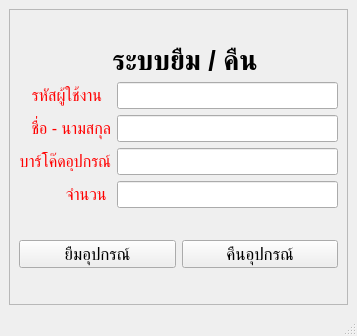
<?xml version="1.0" encoding="UTF-8"?>
<ui version="4.0">
 <class>MainWindow</class>
 <widget class="QMainWindow" name="MainWindow">
  <property name="geometry">
   <rect>
    <x>0</x>
    <y>0</y>
    <width>357</width>
    <height>336</height>
   </rect>
  </property>
  <property name="windowTitle">
   <string>MainWindow</string>
  </property>
  <widget class="QWidget" name="centralwidget">
   <layout class="QGridLayout" name="gridLayout_4">
    <item row="0" column="0">
     <widget class="QFrame" name="frame">
      <property name="frameShape">
       <enum>QFrame::StyledPanel</enum>
      </property>
      <property name="frameShadow">
       <enum>QFrame::Raised</enum>
      </property>
      <layout class="QGridLayout" name="gridLayout_2">
       <item row="0" column="0">
        <layout class="QGridLayout" name="gridLayout">
         <item row="2" column="0">
          <widget class="QLabel" name="label_3">
           <property name="sizePolicy">
            <sizepolicy hsizetype="Fixed" vsizetype="Preferred">
             <horstretch>0</horstretch>
             <verstretch>0</verstretch>
            </sizepolicy>
           </property>
           <property name="font">
            <font>
             <pointsize>12</pointsize>
            </font>
           </property>
           <property name="layoutDirection">
            <enum>Qt::RightToLeft</enum>
           </property>
           <property name="styleSheet">
            <string notr="true">color: rgb(255, 0, 0);</string>
           </property>
           <property name="text">
            <string>ชื่อ - นามสกุล</string>
           </property>
           <property name="textFormat">
            <enum>Qt::AutoText</enum>
           </property>
           <property name="scaledContents">
            <bool>false</bool>
           </property>
           <property name="alignment">
            <set>Qt::AlignRight|Qt::AlignTrailing|Qt::AlignVCenter</set>
           </property>
          </widget>
         </item>
         <item row="1" column="1">
          <widget class="QLineEdit" name="barcodeUser">
           <property name="sizePolicy">
            <sizepolicy hsizetype="Minimum" vsizetype="Fixed">
             <horstretch>0</horstretch>
             <verstretch>0</verstretch>
            </sizepolicy>
           </property>
           <property name="font">
            <font>
             <pointsize>12</pointsize>
            </font>
           </property>
           <property name="readOnly">
            <bool>false</bool>
           </property>
          </widget>
         </item>
         <item row="2" column="1">
          <widget class="QLineEdit" name="fullname_2">
           <property name="sizePolicy">
            <sizepolicy hsizetype="Preferred" vsizetype="Fixed">
             <horstretch>0</horstretch>
             <verstretch>0</verstretch>
            </sizepolicy>
           </property>
           <property name="font">
            <font>
             <pointsize>12</pointsize>
            </font>
           </property>
           <property name="readOnly">
            <bool>true</bool>
           </property>
          </widget>
         </item>
         <item row="3" column="0">
          <widget class="QLabel" name="label_6">
           <property name="sizePolicy">
            <sizepolicy hsizetype="Fixed" vsizetype="Fixed">
             <horstretch>0</horstretch>
             <verstretch>0</verstretch>
            </sizepolicy>
           </property>
           <property name="font">
            <font>
             <pointsize>12</pointsize>
            </font>
           </property>
           <property name="layoutDirection">
            <enum>Qt::RightToLeft</enum>
           </property>
           <property name="styleSheet">
            <string notr="true">color: rgb(255, 0, 0);</string>
           </property>
           <property name="text">
            <string>บาร์โค๊ดอุปกรณ์</string>
           </property>
           <property name="textFormat">
            <enum>Qt::AutoText</enum>
           </property>
           <property name="scaledContents">
            <bool>false</bool>
           </property>
           <property name="alignment">
            <set>Qt::AlignRight|Qt::AlignTrailing|Qt::AlignVCenter</set>
           </property>
          </widget>
         </item>
         <item row="4" column="1">
          <widget class="QLineEdit" name="fullstock_2">
           <property name="sizePolicy">
            <sizepolicy hsizetype="Expanding" vsizetype="Fixed">
             <horstretch>0</horstretch>
             <verstretch>0</verstretch>
            </sizepolicy>
           </property>
           <property name="font">
            <font>
             <pointsize>12</pointsize>
            </font>
           </property>
          </widget>
         </item>
         <item row="3" column="1">
          <widget class="QLineEdit" name="barcodeObj_2">
           <property name="sizePolicy">
            <sizepolicy hsizetype="Preferred" vsizetype="Fixed">
             <horstretch>0</horstretch>
             <verstretch>0</verstretch>
            </sizepolicy>
           </property>
           <property name="font">
            <font>
             <pointsize>12</pointsize>
            </font>
           </property>
           <property name="readOnly">
            <bool>false</bool>
           </property>
          </widget>
         </item>
         <item row="1" column="0">
          <widget class="QLabel" name="label">
           <property name="sizePolicy">
            <sizepolicy hsizetype="Fixed" vsizetype="Preferred">
             <horstretch>0</horstretch>
             <verstretch>0</verstretch>
            </sizepolicy>
           </property>
           <property name="font">
            <font>
             <pointsize>12</pointsize>
            </font>
           </property>
           <property name="layoutDirection">
            <enum>Qt::RightToLeft</enum>
           </property>
           <property name="styleSheet">
            <string notr="true">color: rgb(255, 0, 0);</string>
           </property>
           <property name="text">
            <string>รหัสผู้ใช้งาน  </string>
           </property>
           <property name="textFormat">
            <enum>Qt::AutoText</enum>
           </property>
           <property name="scaledContents">
            <bool>false</bool>
           </property>
           <property name="alignment">
            <set>Qt::AlignRight|Qt::AlignTrailing|Qt::AlignVCenter</set>
           </property>
          </widget>
         </item>
         <item row="4" column="0">
          <widget class="QLabel" name="label_7">
           <property name="sizePolicy">
            <sizepolicy hsizetype="Minimum" vsizetype="Fixed">
             <horstretch>0</horstretch>
             <verstretch>0</verstretch>
            </sizepolicy>
           </property>
           <property name="font">
            <font>
             <pointsize>12</pointsize>
            </font>
           </property>
           <property name="layoutDirection">
            <enum>Qt::RightToLeft</enum>
           </property>
           <property name="styleSheet">
            <string notr="true">color: rgb(255, 0, 0);</string>
           </property>
           <property name="text">
            <string>จำนวน </string>
           </property>
           <property name="textFormat">
            <enum>Qt::AutoText</enum>
           </property>
           <property name="scaledContents">
            <bool>false</bool>
           </property>
           <property name="alignment">
            <set>Qt::AlignRight|Qt::AlignTrailing|Qt::AlignVCenter</set>
           </property>
          </widget>
         </item>
         <item row="0" column="0" colspan="2">
          <layout class="QHBoxLayout" name="horizontalLayout">
           <item>
            <widget class="QLabel" name="label_8">
             <property name="sizePolicy">
              <sizepolicy hsizetype="Maximum" vsizetype="Fixed">
               <horstretch>0</horstretch>
               <verstretch>0</verstretch>
              </sizepolicy>
             </property>
             <property name="text">
              <string/>
             </property>
             <property name="pixmap">
              <pixmap>../elec.png</pixmap>
             </property>
             <property name="alignment">
              <set>Qt::AlignLeading|Qt::AlignLeft|Qt::AlignTop</set>
             </property>
            </widget>
           </item>
           <item>
            <widget class="QLabel" name="label_9">
             <property name="sizePolicy">
              <sizepolicy hsizetype="Preferred" vsizetype="Maximum">
               <horstretch>0</horstretch>
               <verstretch>0</verstretch>
              </sizepolicy>
             </property>
             <property name="font">
              <font>
               <pointsize>20</pointsize>
               <weight>75</weight>
               <bold>true</bold>
              </font>
             </property>
             <property name="text">
              <string>ระบบยืม / คืน</string>
             </property>
             <property name="alignment">
              <set>Qt::AlignCenter</set>
             </property>
            </widget>
           </item>
          </layout>
         </item>
        </layout>
       </item>
       <item row="1" column="0">
        <layout class="QGridLayout" name="gridLayout_3">
         <property name="spacing">
          <number>6</number>
         </property>
         <item row="0" column="0">
          <widget class="QPushButton" name="borrowObject">
           <property name="font">
            <font>
             <pointsize>13</pointsize>
            </font>
           </property>
           <property name="text">
            <string>ยืมอุปกรณ์</string>
           </property>
          </widget>
         </item>
         <item row="0" column="1">
          <widget class="QPushButton" name="returnObject">
           <property name="font">
            <font>
             <pointsize>13</pointsize>
            </font>
           </property>
           <property name="text">
            <string>คืนอุปกรณ์</string>
           </property>
          </widget>
         </item>
        </layout>
       </item>
      </layout>
     </widget>
    </item>
   </layout>
  </widget>
  <widget class="QMenuBar" name="menubar">
   <property name="geometry">
    <rect>
     <x>0</x>
     <y>0</y>
     <width>357</width>
     <height>21</height>
    </rect>
   </property>
  </widget>
  <widget class="QStatusBar" name="statusbar"/>
 </widget>
 <resources/>
 <connections/>
</ui>
